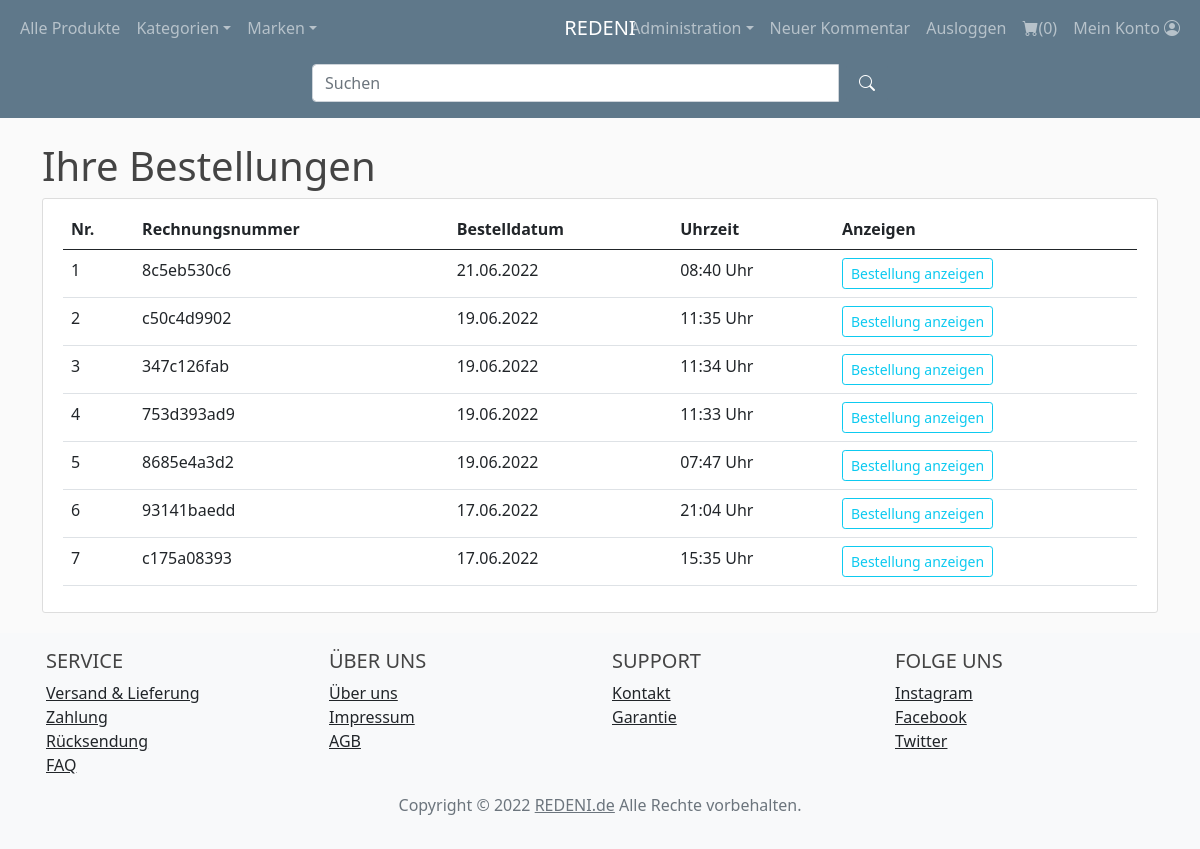
The page /orderhistory (signed in) on the database its author committed.
### flaskblog/models.py (models this page shows, shortened)
class CustomerOrder(db.Model):
    id = db.Column(db.Integer, primary_key=True)
    invoice = db.Column(db.String(20), unique=True, nullable=False)
    status = db.Column(db.String(20), default='Pending', nullable=False)
    customer_id = db.Column(db.Integer, unique=False, nullable=False)
    date_created = db.Column(db.DateTime, default=datetime.utcnow, nullable=False)
    orders = db.Column(JsonEncodedDict)

### flaskblog/users/routes.py (the view)
@users.route("/orderhistory")
@login_required
def orderhistory():
    if current_user.is_authenticated:
        grandTotal = 0
        customer_id = current_user.id
        customer = User.query.filter_by(id=customer_id).first()
        orders = CustomerOrder.query.filter_by(customer_id=customer_id).order_by(CustomerOrder.date_created.desc()).all()
    else:
        return redirect(url_for('login'))
    return render_template('order_history.html', customer=customer, orders=orders, grandTotal = grandTotal)

### flaskblog/admin/routes.py (called while the page is built)
@app.context_processor
def inject_menu():
    categories2 = Category.query.join(Addproduct, (Category.id == Addproduct.category_id)).all()
    brands3 = Brand.query.join(Addproduct, (Brand.id == Addproduct.brand_id)).all()
    return dict(categories2=categories2, brands3 = brands3)

### flaskblog/models.py (called while the page is built)
@login_manager.user_loader
def load_user(user_id):
    return User.query.get(int(user_id))

    def process_result_value(self, value, dialect):
        if value is None:
            return {}
        else:
            return json.loads(value)

### flaskblog/templates/order_history.html (shortened to what this page needs)
{% extends "layout.html" %}
{% block content %}
<div class="container-lg mt-4">
    <div class="">
        <h1>Ihre Bestellungen</h1>
    </div>
    <div class="content-section">
        <div class="row">
            <div class="table-responsive">
                <table class="table table-hover">
                    <thead>
                        <th>Nr.</th>
                        <th>Rechnungsnummer</th>
                        <th>Bestelldatum</th>
                        <th>Uhrzeit</th>
                        <th>Anzeigen</th>
                    </thead>
                    <tbody>
                        <tr>
                            {% for order in orders %}
                            {% if order.status == 'Paid' %}
                            <td>{{loop.index}}</td>
                            <td>{{order.invoice}}</td>
                            <td>{{order.date_created.strftime('%d.%m.%Y')}}</td>
                            <td>{{order.date_created.strftime('%H:%M Uhr')}}</td>
                            <td><a href="{{url_for('users.showorder', invoice=order.invoice)}}" class="btn btn-sm btn-outline-info">Bestellung anzeigen</a></td>
                        </tr>
                            {% endif %}
                            {% endfor %}
                    </tbody>
                </table>
            </div>
        </div>
    </div>
</div>
{% endblock content%}

### flaskblog/static/main.css (style rules this page uses)
body { background: #fafafa; color: #333333; margin-top: 3rem; }
h1, h2, h3, h4, h5, h6 { color: #444444; }
.content-section { background: #ffffff; padding: 10px 20px; border: 1px solid #dddddd; border-radius: 3px; margin-bottom: 20px; }

### rows shown on the page
CustomerOrder: invoice "8c5eb530c6", date_created "21.06.2022", date_created "08:40 Uhr"
CustomerOrder: invoice "c50c4d9902", date_created "19.06.2022", date_created "11:35 Uhr"
CustomerOrder: invoice "347c126fab", date_created "19.06.2022", date_created "11:34 Uhr"
CustomerOrder: invoice "753d393ad9", date_created "19.06.2022", date_created "11:33 Uhr"
CustomerOrder: invoice "8685e4a3d2", date_created "19.06.2022", date_created "07:47 Uhr"
CustomerOrder: invoice "93141baedd", date_created "17.06.2022", date_created "21:04 Uhr"
CustomerOrder: invoice "c175a08393", date_created "17.06.2022", date_created "15:35 Uhr"

### other values the page prints
{{ session['Shoppingcart']|length }} "0"
